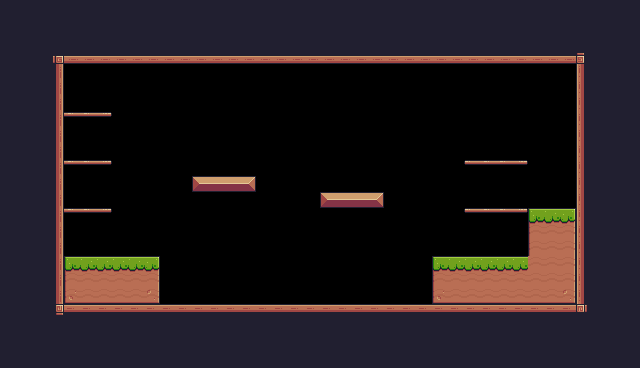

A 2D game scene composited from a Tiled map and its tileset images. What follows is a short description and the map's XML, with every tile layer's data as written:
An orthogonal 40x23 tile map with 16x16 px tiles, 1 tile layer (Background) and 30 objects (11x Fruit, 5x Platform, Checkpoint, Player, Saw, ...).

<map version="1.10" tiledversion="1.10.2" orientation="orthogonal" renderorder="right-down" width="40" height="23" tilewidth="16" tileheight="16" infinite="0" nextlayerid="4" nextobjectid="33">
 <tileset firstgid="1" source="GameWithY.tsx" />
 <layer id="1" name="Background" width="40" height="23">
  <properties>
   <property name="BackgroundColor" value="Gray" />
  </properties>
  <data encoding="csv">
24,24,24,24,24,24,24,24,24,24,24,24,24,24,24,24,24,24,24,24,24,24,24,24,24,24,24,24,24,24,24,24,24,24,24,24,24,24,24,24,
24,24,24,24,24,24,24,24,24,24,24,24,24,24,24,24,24,24,24,24,24,24,24,24,24,24,24,24,24,24,24,24,24,24,24,24,24,24,24,24,
24,24,24,24,24,24,24,24,24,24,24,24,24,24,24,24,24,24,24,24,24,24,24,24,24,24,24,24,24,24,24,24,24,24,24,24,24,24,24,24,
24,24,24,92,134,134,134,134,134,134,134,134,134,134,134,134,134,134,134,134,134,134,134,134,134,134,134,134,134,134,134,134,134,134,134,134,93,24,24,24,
24,24,24,113,0,0,0,0,0,0,0,0,0,0,0,0,0,0,0,0,0,0,0,0,0,0,0,0,0,0,0,0,0,0,0,0,111,24,24,24,
24,24,24,113,0,0,0,0,0,0,0,0,0,0,0,0,0,0,0,0,0,0,0,0,0,0,0,0,0,0,0,0,0,0,0,0,111,24,24,24,
24,24,24,113,0,0,0,0,0,0,0,0,0,0,0,0,0,0,0,0,0,0,0,0,0,0,0,0,0,0,0,0,0,0,0,0,111,24,24,24,
24,24,24,113,41,41,42,0,0,0,0,0,0,0,0,0,0,0,0,0,0,0,0,0,0,0,0,0,0,0,0,0,0,0,0,0,111,24,24,24,
24,24,24,113,0,0,0,0,0,0,0,0,0,0,0,0,0,0,0,0,0,0,0,0,0,0,0,0,0,0,0,0,0,0,0,0,111,24,24,24,
24,24,24,113,0,0,0,0,0,0,0,0,0,0,0,0,0,0,0,0,0,0,0,0,0,0,0,0,0,0,0,0,0,0,0,0,111,24,24,24,
24,24,24,113,41,41,42,0,0,0,0,0,0,0,0,0,0,0,0,0,0,0,0,0,0,0,0,0,0,40,41,41,42,0,0,0,111,24,24,24,
24,24,24,113,0,0,0,0,0,0,0,0,13,14,14,15,0,0,0,0,0,0,0,0,0,0,0,0,0,0,0,0,0,0,0,0,111,24,24,24,
24,24,24,113,0,0,0,0,0,0,0,0,0,0,0,0,0,0,0,0,13,14,14,15,0,0,0,0,0,0,0,0,0,0,0,0,111,24,24,24,
24,24,24,113,41,41,42,0,0,0,0,0,0,0,0,0,0,0,0,0,0,0,0,0,0,0,0,0,0,40,41,41,42,7,8,9,111,24,24,24,
24,24,24,113,0,0,0,0,0,0,0,0,0,0,0,0,0,0,0,0,0,0,0,0,0,0,0,0,0,0,0,0,0,29,30,31,111,24,24,24,
24,24,24,113,0,0,0,0,0,0,0,0,0,0,0,0,0,0,0,0,0,0,0,0,0,0,0,0,0,0,0,0,0,29,30,31,111,24,24,24,
24,24,24,113,7,8,8,8,8,9,0,0,0,0,0,0,0,0,0,0,0,0,0,0,0,0,0,7,8,8,8,8,8,30,30,31,111,24,24,24,
24,24,24,113,29,30,30,30,30,31,0,0,0,0,0,0,0,0,0,0,0,0,0,0,0,0,0,29,30,30,30,30,30,30,30,31,111,24,24,24,
24,24,24,113,51,52,52,52,52,53,0,0,0,0,0,0,0,0,0,0,0,0,0,0,0,0,0,51,52,52,52,52,52,52,52,53,111,24,24,24,
24,24,24,114,90,90,90,90,90,90,90,90,90,90,90,90,90,90,90,90,90,90,90,90,90,90,90,90,90,90,90,90,90,90,90,90,115,24,24,24,
24,24,24,24,24,24,24,24,24,24,24,24,24,24,24,24,24,24,24,24,24,24,24,24,24,24,24,24,24,24,24,24,24,24,24,24,24,24,24,24,
24,24,24,24,24,24,24,24,24,24,24,24,24,24,24,24,24,24,24,24,24,24,24,24,24,24,24,24,24,24,24,24,24,24,24,24,24,24,24,24,
24,24,24,24,24,24,24,24,24,24,24,24,24,24,24,24,24,24,24,24,24,24,24,24,24,24,24,24,24,24,24,24,24,24,24,24,24,24,24,24
</data>
 </layer>
 <objectgroup id="2" name="Collisions">
  <object id="2" x="47.7717" y="47.96" width="16.3786" height="272.132" />
  <object id="3" x="64.1814" y="48.0812" width="527.799" height="15.8627" />
  <object id="4" x="575.93" y="64.0783" width="16.1542" height="256.013" />
  <object id="5" x="63.7196" y="304.126" width="512.179" height="15.9839" />
  <object id="6" x="432.099" y="255.838" width="95.7858" height="48.05" />
  <object id="7" x="528.055" y="208.582" width="47.4131" height="95.306" />
  <object id="8" x="320.092" y="192.155" width="63.2128" height="15.4321" />
  <object id="9" x="191.369" y="176.189" width="63.4741" height="14.9343" />
  <object id="10" x="64.2174" y="255.941" width="95.7186" height="47.7226" />
  <object id="11" name="Platform" type="Platform" x="64.2174" y="208.084" width="47.2919" height="14.9343" />
  <object id="12" name="Platform" type="Platform" x="63.2218" y="159.797" width="47.2919" height="14.9343" />
  <object id="13" name="Platform" type="Platform" x="64.2174" y="112.505" width="47.2919" height="14.9343" />
  <object id="14" name="Platform" type="Platform" x="463.959" y="159.797" width="63.7196" height="14.9343" />
  <object id="15" name="Platform" type="Platform" x="464.456" y="208.084" width="63.7196" height="14.9343" />
 </objectgroup>
 <objectgroup id="3" name="Startpoints">
  <object id="16" name="Checkpoint" type="Checkpoint" x="512.318" y="144.053" width="63.3281" height="63.7799" />
  <object id="17" name="Player" type="Player" x="128.238" y="223.626" width="31.5626" height="32.3742" />
  <object id="18" name="Apple" type="Fruit" x="79.4158" y="176.091" width="31.9684" height="31.4936" />
  <object id="20" name="Orange" type="Fruit" x="79.8216" y="128.081" width="31.5626" height="31.4936" />
  <object id="21" name="Bananas" type="Fruit" x="79.5957" y="79.5957" width="32.3742" height="31.6965" />
  <object id="23" name="Cherries" type="Fruit" x="224.324" y="127.858" width="31.5626" height="31.8994" />
  <object id="24" name="Cherries" type="Fruit" x="192.266" y="127.871" width="31.3597" height="32.1023" />
  <object id="25" name="Cherries" type="Fruit" x="207.958" y="96.1927" width="31.9684" height="31.4936" />
  <object id="26" name="Cherries" type="Fruit" x="320.242" y="159.726" width="31.7655" height="32.1023" />
  <object id="27" name="Cherries" type="Fruit" x="352.529" y="159.739" width="31.3597" height="31.8994" />
  <object id="31" name="Kiwi" type="Fruit" x="479.951" y="127.884" width="31.3597" height="31.8994" />
  <object id="32" name="Kiwi" type="Fruit" x="479.951" y="176.174" width="31.3597" height="31.8994" />
  <object id="28" name="Cherries" type="Fruit" x="335.973" y="127.655" width="32.1713" height="31.8994" />
  <object id="19" x="-67.5932" y="104.864" />
  <object id="29" name="Saw" type="Saw" x="271.499" y="159.246" width="31.6126" height="31.992">
   <properties>
    <property name="isVertical" type="bool" value="true" />
    <property name="offNeg" type="float" value="3" />
    <property name="offPos" type="float" value="2" />
   </properties>
  </object>
  <object id="30" name="Chicken" type="Chicken" x="336.015" y="272.75" width="31.4228" height="30.5849">
   <properties>
    <property name="offNeg" type="float" value="2" />
    <property name="offPos" type="float" value="2" />
   </properties>
  </object>
 </objectgroup>
</map>
